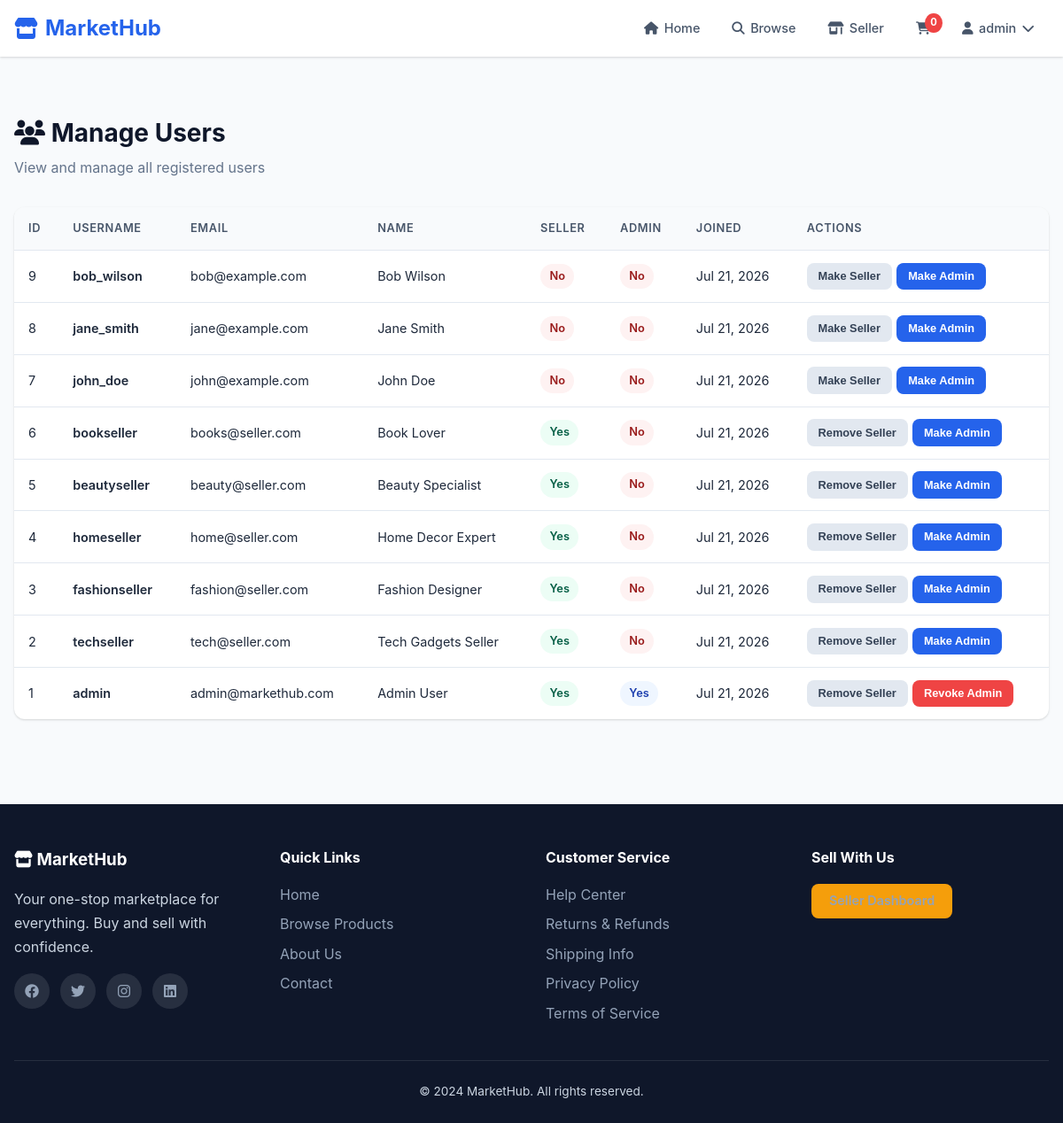
Page /admin/users (signed in) on the committed database.
### app/models.py (models this page shows, shortened)
class User(db.Model, UserMixin):
    __tablename__ = 'users'
    id = db.Column(db.Integer, primary_key=True)
    username = db.Column(db.String(80), unique=True, nullable=False)
    email = db.Column(db.String(120), unique=True, nullable=False)
    password_hash = db.Column(db.String(128), nullable=False)
    full_name = db.Column(db.String(150))
    phone = db.Column(db.String(20))
    address = db.Column(db.Text)
    profile_image = db.Column(db.String(200), default='default.jpg')
    is_seller = db.Column(db.Boolean, default=False)
    is_admin = db.Column(db.Boolean, default=False)
    created_at = db.Column(db.DateTime, default=datetime.utcnow)
    cart_items = db.relationship('CartItem', backref='user', lazy=True, cascade='all, delete-orphan')
    orders = db.relationship('Order', backref='customer', lazy=True)
    stores = db.relationship('Store', backref='owner', lazy=True)
    reviews = db.relationship('Review', backref='author', lazy=True)

### app/routes/admin.py (the view)
@admin_bp.route('/users')
def users():
    page = request.args.get('page', 1, type=int)
    users = User.query.order_by(User.created_at.desc()).paginate(page=page, per_page=20)
    return render_template('admin/users.html', users=users, title='Manage Users')

### app/models.py (called while the page is built)
@login_manager.user_loader
def load_user(user_id):
    return User.query.get(int(user_id))

### app/routes/admin.py (called while the page is built)
@admin_bp.before_request
@login_required
def check_admin():
    if not current_user.is_admin:
        flash('Admin access required.', 'danger')
        return redirect(url_for('main.home'))

### app/templates/admin/users.html (shortened to what this page needs)
{% extends "base.html" %}
{% block content %}
<div class="section">
    <div class="section-container">
        <h1 class="section-title"><i class="fas fa-users"></i> Manage Users</h1>
        <p class="section-subtitle" style="margin-bottom: 2rem;">View and manage all registered users</p>
        <div class="table-container">
            <table>
                <thead>
                    <tr>
                        <th>ID</th>
                        <th>Username</th>
                        <th>Email</th>
                        <th>Name</th>
                        <th>Seller</th>
                        <th>Admin</th>
                        <th>Joined</th>
                        <th>Actions</th>
                    </tr>
                </thead>
                <tbody>
                    {% for user in users.items %}
                    <tr>
                        <td>{{ user.id }}</td>
                        <td style="font-weight: 600;">{{ user.username }}</td>
                        <td>{{ user.email }}</td>
                        <td>{{ user.full_name or '-' }}</td>
                        <td>
                            <span class="status-badge status-{{ 'delivered' if user.is_seller else 'cancelled' }}">
                                {{ 'Yes' if user.is_seller else 'No' }}
                            </span>
                        </td>
                        <td>
                            <span class="status-badge status-{{ 'processing' if user.is_admin else 'cancelled' }}">
                                {{ 'Yes' if user.is_admin else 'No' }}
                            </span>
                        </td>
                        <td>{{ user.created_at.strftime('%b %d, %Y') }}</td>
                        <td>
                            <div style="display: flex; gap: 0.35rem;">
                                <form action="{{ url_for('admin.toggle_seller', user_id=user.id) }}" method="POST">
                                    <button type="submit" class="btn btn-sm btn-secondary">{{ 'Remove Seller' if user.is_seller else 'Make Seller' }}</button>
                                </form>
                                <form action="{{ url_for('admin.toggle_admin', user_id=user.id) }}" method="POST">
                                    <button type="submit" class="btn btn-sm btn-{{ 'danger' if user.is_admin else 'primary' }}">{{ 'Revoke Admin' if user.is_admin else 'Make Admin' }}</button>
                                </form>
                            </div>
                        </td>
                    </tr>
                    {% endfor %}
                </tbody>
            </table>
        </div>
    </div>
</div>
{% endblock %}

### app/templates/base.html (shortened to what this page needs)
<!DOCTYPE html>
<html lang="en">
<head>
    <link rel="stylesheet" href="https://cdnjs.cloudflare.com/ajax/libs/font-awesome/6.4.0/css/all.min.css">
    <link rel="stylesheet" href="{{ url_for('static', filename='css/style.css') }}">
</head>
<body>
    <nav class="navbar">
        <div class="nav-container">
            <a href="{{ url_for('main.home') }}" class="nav-brand">
                <i class="fas fa-store"></i> MarketHub
            </a>
            <div class="nav-menu" id="navMenu">
                <ul class="nav-links">
                    <li><a href="{{ url_for('main.home') }}" class="nav-link"><i class="fas fa-home"></i> Home</a></li>
                    <li><a href="{{ url_for('products.browse') }}" class="nav-link"><i class="fas fa-search"></i> Browse</a></li>
                    {% if current_user.is_authenticated %}
                        {% if current_user.is_seller %}
                        <li><a href="{{ url_for('seller.dashboard') }}" class="nav-link"><i class="fas fa-store-alt"></i> Seller</a></li>
                        {% endif %}
                        <li><a href="{{ url_for('cart.view_cart') }}" class="nav-link cart-link">
                            <i class="fas fa-shopping-cart"></i>
                            <span class="cart-badge" id="cartCount">0</span>
                        </a></li>
                        <li class="nav-dropdown">
                            <a href="#" class="nav-link dropdown-toggle">
                                <i class="fas fa-user"></i> {{ current_user.username }} <i class="fas fa-chevron-down"></i>
                            </a>
                        </li>
                    {% else %}
                        <li><a href="{{ url_for('auth.login') }}" class="nav-link"><i class="fas fa-sign-in-alt"></i> Login</a></li>
                        <li><a href="{{ url_for('auth.register') }}" class="nav-link btn-nav-primary"><i class="fas fa-user-plus"></i> Register</a></li>
                    {% endif %}
                </ul>
            </div>
        </div>
    </nav>
    <div class="flash-container">
    </div>
    <main class="main-content">
        {% block content %}{% endblock %}
    </main>
    <footer class="footer">
        <div class="footer-container">
            <div class="footer-grid">
                <div class="footer-section">
                    <h3><i class="fas fa-store"></i> MarketHub</h3>
                    <p>Your one-stop marketplace for everything. Buy and sell with confidence.</p>
                    <div class="social-links">
                        <a href="#" aria-label="Facebook"><i class="fab fa-facebook"></i></a>
                        <a href="#" aria-label="Twitter"><i class="fab fa-twitter"></i></a>
                        <a href="#" aria-label="Instagram"><i class="fab fa-instagram"></i></a>
                        <a href="#" aria-label="LinkedIn"><i class="fab fa-linkedin"></i></a>
                    </div>
                </div>
                <div class="footer-section">
                    <h4>Quick Links</h4>
                    <ul>
                        <li><a href="{{ url_for('main.home') }}">Home</a></li>
                        <li><a href="{{ url_for('products.browse') }}">Browse Products</a></li>
                        <li><a href="{{ url_for('main.about') }}">About Us</a></li>
                        <li><a href="{{ url_for('main.contact') }}">Contact</a></li>
                    </ul>
                </div>
                <div class="footer-section">
                    <h4>Customer Service</h4>
                    <ul>
                        <li><a href="#">Help Center</a></li>
                        <li><a href="#">Returns & Refunds</a></li>
                        <li><a href="#">Shipping Info</a></li>
                        <li><a href="#">Privacy Policy</a></li>
                        <li><a href="#">Terms of Service</a></li>
                    </ul>
                </div>
                <div class="footer-section">
                    <h4>Sell With Us</h4>
                    {% if current_user.is_authenticated and current_user.is_seller %}
                        <a href="{{ url_for('seller.dashboard') }}" class="btn btn-accent">Seller Dashboard</a>
                    {% else %}
                        <a href="#" class="btn btn-accent" onclick="becomeSeller(event)">Start Selling</a>
                    {% endif %}
                </div>
            </div>
            <div class="footer-bottom">
                <p>&copy; 2024 MarketHub. All rights reserved.</p>
            </div>
        </div>
    </footer>
</body>
</html>

### rows in the picture
User: username "admin", id "1", email "admin@markethub.com", full_name "Admin User", is_seller "Yes", is_admin "Yes", created_at "Jul 21, 2026", is_seller "Remove Seller", is_admin "Revoke Admin"
User: id "9", username "bob_wilson", email "bob@example.com", full_name "Bob Wilson", is_seller "No", is_admin "No", created_at "Jul 21, 2026", is_seller "Make Seller", is_admin "Make Admin"
User: id "8", username "jane_smith", email "jane@example.com", full_name "Jane Smith", is_seller "No", is_admin "No", created_at "Jul 21, 2026", is_seller "Make Seller", is_admin "Make Admin"
User: id "7", username "john_doe", email "john@example.com", full_name "John Doe", is_seller "No", is_admin "No", created_at "Jul 21, 2026", is_seller "Make Seller", is_admin "Make Admin"
User: id "6", username "bookseller", email "books@seller.com", full_name "Book Lover", is_seller "Yes", is_admin "No", created_at "Jul 21, 2026", is_seller "Remove Seller", is_admin "Make Admin"
User: id "5", username "beautyseller", email "beauty@seller.com", full_name "Beauty Specialist", is_seller "Yes", is_admin "No", created_at "Jul 21, 2026", is_seller "Remove Seller", is_admin "Make Admin"
User: id "4", username "homeseller", email "home@seller.com", full_name "Home Decor Expert", is_seller "Yes", is_admin "No", created_at "Jul 21, 2026", is_seller "Remove Seller", is_admin "Make Admin"
User: id "3", username "fashionseller", email "fashion@seller.com", full_name "Fashion Designer", is_seller "Yes", is_admin "No", created_at "Jul 21, 2026", is_seller "Remove Seller", is_admin "Make Admin"
User: id "2", username "techseller", email "tech@seller.com", full_name "Tech Gadgets Seller", is_seller "Yes", is_admin "No", created_at "Jul 21, 2026", is_seller "Remove Seller", is_admin "Make Admin"
